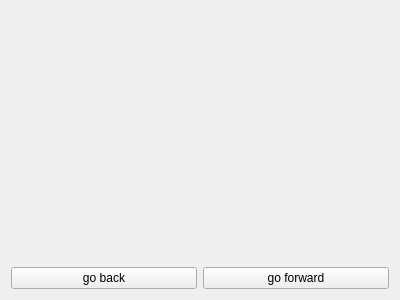
<?xml version="1.0" encoding="UTF-8"?>
<ui version="4.0">
 <class>MooveWidget</class>
 <widget class="QWidget" name="MooveWidget">
  <property name="geometry">
   <rect>
    <x>0</x>
    <y>0</y>
    <width>400</width>
    <height>300</height>
   </rect>
  </property>
  <property name="windowTitle">
   <string>Form</string>
  </property>
  <layout class="QVBoxLayout" name="verticalLayout" stretch="1,0">
   <item>
    <layout class="QHBoxLayout" name="directionLayout"/>
   </item>
   <item>
    <layout class="QHBoxLayout" name="moveLayout">
     <item>
      <widget class="QPushButton" name="goBackButton">
       <property name="text">
        <string>go back</string>
       </property>
      </widget>
     </item>
     <item>
      <widget class="QPushButton" name="goForwardButton">
       <property name="text">
        <string>go forward</string>
       </property>
      </widget>
     </item>
    </layout>
   </item>
  </layout>
 </widget>
 <resources/>
 <connections/>
</ui>
